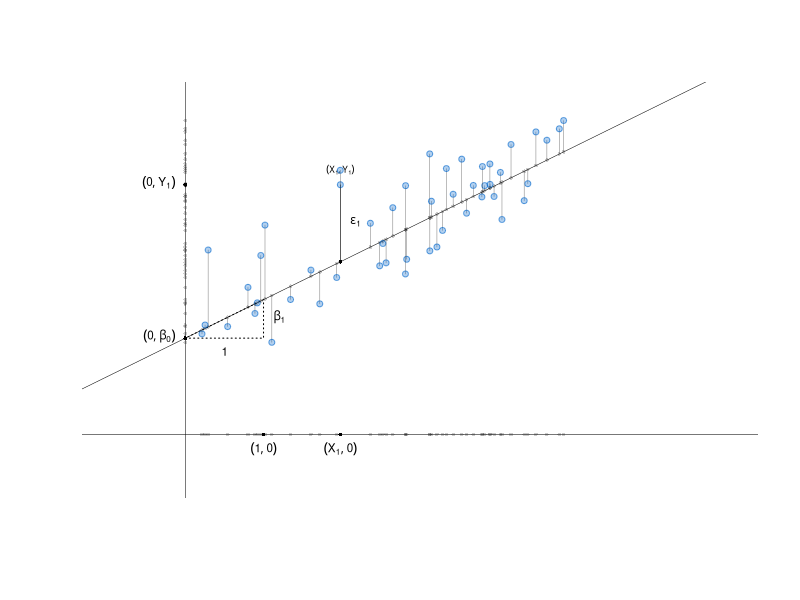
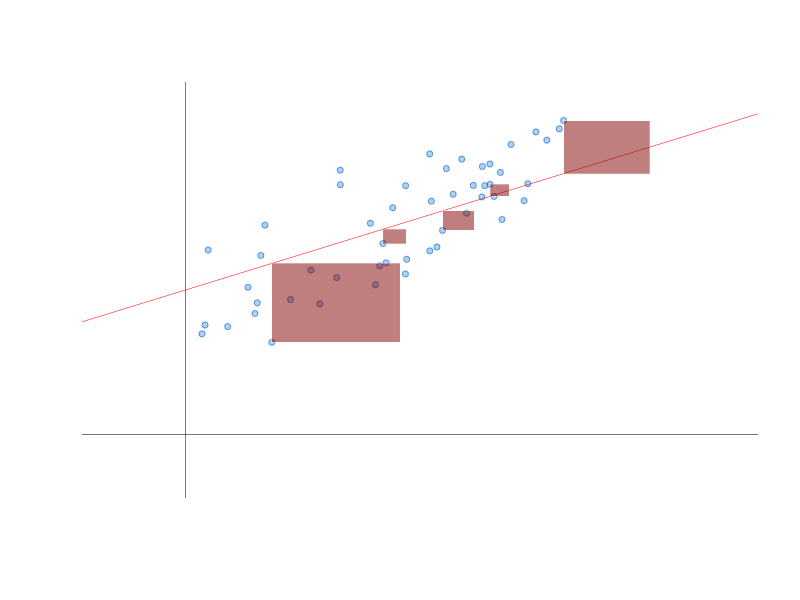
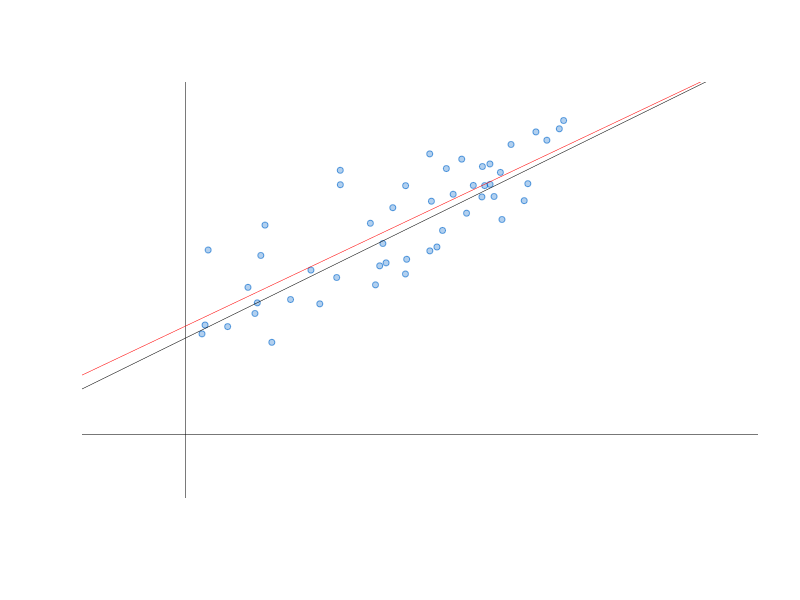

Here is the R script that generated these plots, in order:
# simulando um modelo linear

# parâmetros
beta0 = 2
beta1 = .8

# sample size
n = 50

set.seed(7)
# termos de erro
epsilon = rnorm(n, sd = .7)

# covariável
X = runif(n, min = 0, max = 5)

Y = beta0 + beta1*X + epsilon

plot(0, 0, xlim = c(-1, 7), ylim = c(-1, 7), ann = FALSE, bty = "n", axes = FALSE, type = "n")

abline(a = beta0, b = beta1, lwd = .5)

abline(v = 0, h = 0, lwd = .5)

points(0, beta0, pch = 16, cex = .5)
text(0, beta0, labels = bquote(( list(0, beta[0]) )), pos = 2, cex = .7)
points(1, 0, pch = 16, cex = .5)
text(1, 0, labels = bquote(( list(1, 0) )), pos = 1, cex = .7)

polygon(c(0,1,1), c(beta0, beta0, beta0+beta1), lty = "dotted")

text(1, (2*beta0+beta1)/2, labels = bquote(beta[1]), pos = 4, cex = .7)

text(1/2, beta0, labels = bquote(1), pos = 1, cex = .7)



# GERANDO ALGUMAS OBSERVAÇÕES
k = 1
points(X[k], 0, pch = 16, cex = .5)
text(X[k], 0, labels = bquote(( list(X[.(k)], 0) )), pos = 1, cex = .7)

points(X[k], beta0 + beta1*X[k], pch = 16, cex = .5)

segments(X[k], beta0 + beta1*X[k], X[k], beta0+beta1*X[k] + epsilon[k], lwd = .5)

text(X[k], (Y[k] + beta0 +beta1*X[k])/2, labels = bquote(epsilon[.(k)]), pos = 4, cex = .7)

points(X[k], Y[k], pch = 21, col=rgb(0,.4,.8,.6), bg=rgb(0,.4,.8,.3), cex = .8)
text(X[k], Y[k], labels = bquote((list(X[.(k)], Y[.(k)]))), pos = 3, cex = .5)

points(0, Y[k], pch = 16, cex = .5)
text(0, Y[k], labels = bquote(( list(0, Y[.(k)]) )), pos = 2, cex = .7)

# demais observações. esse loop é apenas uma maneira iterativa de plotar os pontos e é equivalente a
# points(Y[-k] ~ X[-k])
for (k in 3:n){
points(X[k], 0, pch = 16, col = rgb(0,0,0, .2), cex = .5)
points(X[k], beta0 + beta1*X[k], pch = 16, col = rgb(0,0,0, .2), cex = .5)

segments(X[k], beta0 + beta1*X[k], X[k], beta0+beta1*X[k] + epsilon[k], lwd = .5, col=rgb(0,0,0,.5))

points(X[k], Y[k], pch = 21, col=rgb(0,.4,.8,.6), bg=rgb(0,.4,.8,.3), cex = .8)

points(0, Y[k], pch = 16, col = rgb(0,0,0, .2), cex = .5)
}


# ilustrando o procedimento de estimação: procurar uma reta que minimize a soma dos quadrados dos resíduos
plot(0, 0, xlim = c(-1, 7), ylim = c(-1, 7), ann = FALSE, bty = "n", axes = FALSE, type = "n")


abline(v = 0, h = 0, lwd = .5)

# scatterplot dos dados
points(X, Y, pch = 21, col=rgb(0,.4,.8,.6), bg=rgb(0,.4,.8,.3), cex = .8)

# uma possível reta
A = 3
B = .5
abline(a = A, b = B, col = "red", lwd = .5)

X = sort(X, index.return = TRUE)
Y = Y[X$ix]
X = X$x

# alguns erros quadráticos
for(k in c(10,20,30,40,50)){
polygon(c(X[k], X[k], X[k] + abs(Y[k] - A - B*X[k]), X[k] + abs(Y[k] - A - B*X[k])), c(Y[k], A + B*X[k], A + B*X[k], Y[k]), border = "white", col = rgb(.5,0,0, .5), lwd = .3)
}

# Reta estimada VS verdadeira
plot(0, 0, xlim = c(-1, 7), ylim = c(-1, 7), ann = FALSE, bty = "n", axes = FALSE, type = "n")

abline(v = 0, h = 0, lwd = .5)

points(X, Y, pch = 21, col=rgb(0,.4,.8,.6), bg=rgb(0,.4,.8,.3), cex = .8)

abline(lm(Y~X), col = "red", lwd = .5)

abline(a = beta0, b = beta1, lwd = .5)
